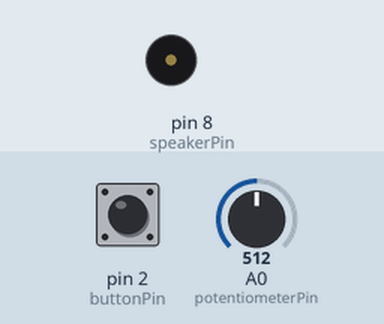
The sketch below on a simulated Arduino Uno, built with avr-gcc and run on an emulated ATmega328P. Shown: buzzer (waves = sounding). Inputs (shaded band) come from the test bench; at power-on: pin 2 (buttonPin) HIGH, A0 (potentiometerPin) = 512. What the sketch prints to the serial monitor is not drawn.

Above: at 1.2 s.
1.3 s: pin 2 (buttonPin) pulled LOW for 0.15 s
At 1.37 s:
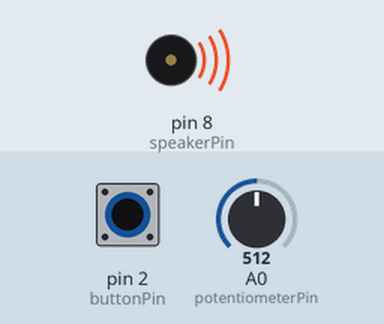
5.9 s: pin 2 (buttonPin) pulled LOW for 3.2 s
At 10.4 s:
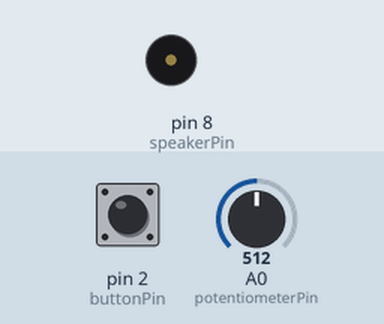
Timing chart, 0 to 11.6 s (numbered marks = the images above; inputs shaded):
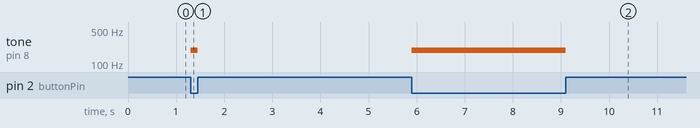

The sketch:

buttonsoundtest.ino
```cpp
#include "pitches.h"

const int buttonPin = 2;  // pushbutton pin
const int speakerPin = 8;  // speaker pin
const int potentiometerPin = A0;

int noteDuration = 1000;

void setup() {
  // Set up the pushbutton pins to be an input:
  pinMode(buttonPin, INPUT);

  // Set up the speaker pin to be an output:
  pinMode(speakerPin, OUTPUT);

  Serial.begin(115200);
}

void loop() {
  int potentiometerValue;
  potentiometerValue = analogRead(potentiometerPin);

  int frequency;
  // voice frequency adult male 85-155 Hz, adult female 165-255 Hz
  // speaker produce 80-300 Hz sound
  frequency = map(potentiometerValue, 0, 1023,80,300);
//  frequency = int((float(potentiometerValue) / 1023.0) * 220.0)+80;
  Serial.println(frequency);
  // variables to hold the pushbutton states
  int buttonState;
  buttonState = digitalRead(buttonPin);

  if (buttonState == LOW)
  {
    tone(speakerPin, frequency, noteDuration);
  }
  else
  {
    noTone(speakerPin);
  }

}
```

pitches.h
```cpp
/*************************************************

 * Public Constants

 *************************************************/

#define NOTE_B0  31
#define NOTE_C1  33
#define NOTE_CS1 35
#define NOTE_D1  37
#define NOTE_DS1 39
#define NOTE_E1  41
#define NOTE_F1  44
#define NOTE_FS1 46
#define NOTE_G1  49
#define NOTE_GS1 52
#define NOTE_A1  55
#define NOTE_AS1 58
#define NOTE_B1  62
#define NOTE_C2  65
#define NOTE_CS2 69
#define NOTE_D2  73
#define NOTE_DS2 78
#define NOTE_E2  82
#define NOTE_F2  87
#define NOTE_FS2 93
#define NOTE_G2  98
#define NOTE_GS2 104
#define NOTE_A2  110
#define NOTE_AS2 117
#define NOTE_B2  123
#define NOTE_C3  131
#define NOTE_CS3 139
#define NOTE_D3  147
#define NOTE_DS3 156
#define NOTE_E3  165
#define NOTE_F3  175
#define NOTE_FS3 185
#define NOTE_G3  196
#define NOTE_GS3 208
#define NOTE_A3  220
#define NOTE_AS3 233
#define NOTE_B3  247
#define NOTE_C4  262
#define NOTE_CS4 277
#define NOTE_D4  294
#define NOTE_DS4 311
#define NOTE_E4  330
#define NOTE_F4  349
#define NOTE_FS4 370
#define NOTE_G4  392
#define NOTE_GS4 415
#define NOTE_A4  440
#define NOTE_AS4 466
#define NOTE_B4  494
#define NOTE_C5  523
#define NOTE_CS5 554
#define NOTE_D5  587
#define NOTE_DS5 622
#define NOTE_E5  659
#define NOTE_F5  698
#define NOTE_FS5 740
#define NOTE_G5  784
#define NOTE_GS5 831
#define NOTE_A5  880
#define NOTE_AS5 932
#define NOTE_B5  988
#define NOTE_C6  1047
#define NOTE_CS6 1109
#define NOTE_D6  1175
#define NOTE_DS6 1245
#define NOTE_E6  1319
#define NOTE_F6  1397
#define NOTE_FS6 1480
#define NOTE_G6  1568
#define NOTE_GS6 1661
#define NOTE_A6  1760
#define NOTE_AS6 1865
#define NOTE_B6  1976
#define NOTE_C7  2093
#define NOTE_CS7 2217
#define NOTE_D7  2349
#define NOTE_DS7 2489
#define NOTE_E7  2637
#define NOTE_F7  2794
#define NOTE_FS7 2960
#define NOTE_G7  3136
#define NOTE_GS7 3322
#define NOTE_A7  3520
#define NOTE_AS7 3729
#define NOTE_B7  3951
#define NOTE_C8  4186
#define NOTE_CS8 4435
#define NOTE_D8  4699
#define NOTE_DS8 4978
```

Measured:
- after the input at 1.3 s, tone on pin 8 (speakerPin): silent → 190 Hz at once, → silent 0.15 s later
- after the input at 5.9 s, tone on pin 8 (speakerPin): silent → 190 Hz at once, → silent 3.2 s later
